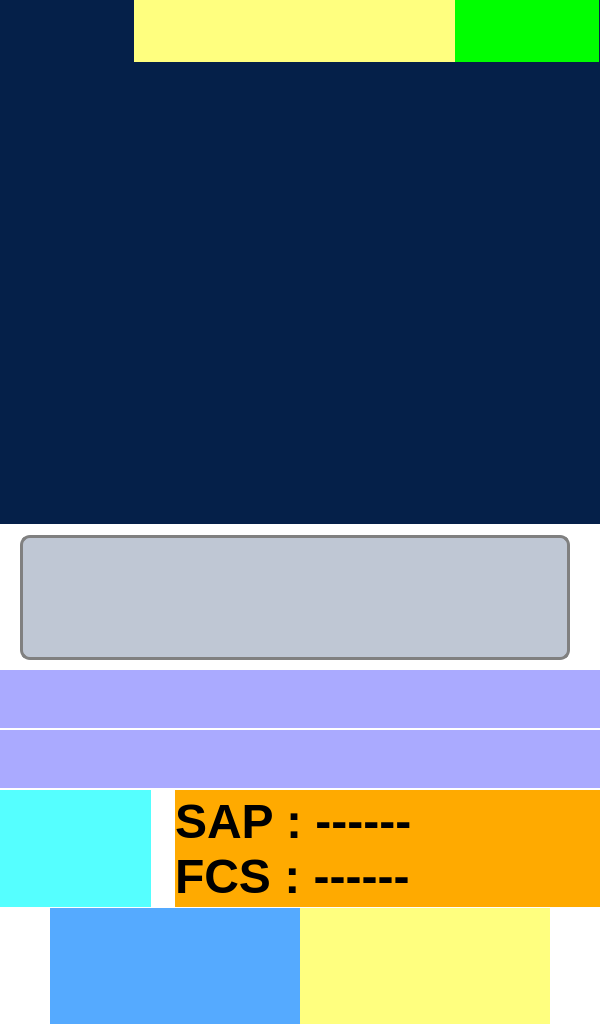
<?xml version="1.0" encoding="UTF-8"?>
<ui version="4.0">
 <class>Dialog</class>
 <widget class="QDialog" name="Dialog">
  <property name="geometry">
   <rect>
    <x>0</x>
    <y>0</y>
    <width>600</width>
    <height>1024</height>
   </rect>
  </property>
  <property name="palette">
   <palette>
    <active>
     <colorrole role="WindowText">
      <brush brushstyle="SolidPattern">
       <color alpha="255">
        <red>230</red>
        <green>233</green>
        <blue>237</blue>
       </color>
      </brush>
     </colorrole>
     <colorrole role="Button">
      <brush brushstyle="SolidPattern">
       <color alpha="255">
        <red>5</red>
        <green>32</green>
        <blue>73</blue>
       </color>
      </brush>
     </colorrole>
     <colorrole role="Light">
      <brush brushstyle="SolidPattern">
       <color alpha="255">
        <red>255</red>
        <green>255</green>
        <blue>255</blue>
       </color>
      </brush>
     </colorrole>
     <colorrole role="Midlight">
      <brush brushstyle="SolidPattern">
       <color alpha="255">
        <red>229</red>
        <green>229</green>
        <blue>229</blue>
       </color>
      </brush>
     </colorrole>
     <colorrole role="Dark">
      <brush brushstyle="SolidPattern">
       <color alpha="255">
        <red>102</red>
        <green>102</green>
        <blue>102</blue>
       </color>
      </brush>
     </colorrole>
     <colorrole role="Mid">
      <brush brushstyle="SolidPattern">
       <color alpha="255">
        <red>136</red>
        <green>136</green>
        <blue>136</blue>
       </color>
      </brush>
     </colorrole>
     <colorrole role="Text">
      <brush brushstyle="SolidPattern">
       <color alpha="255">
        <red>230</red>
        <green>233</green>
        <blue>237</blue>
       </color>
      </brush>
     </colorrole>
     <colorrole role="BrightText">
      <brush brushstyle="SolidPattern">
       <color alpha="255">
        <red>255</red>
        <green>255</green>
        <blue>255</blue>
       </color>
      </brush>
     </colorrole>
     <colorrole role="ButtonText">
      <brush brushstyle="SolidPattern">
       <color alpha="255">
        <red>230</red>
        <green>233</green>
        <blue>237</blue>
       </color>
      </brush>
     </colorrole>
     <colorrole role="Base">
      <brush brushstyle="SolidPattern">
       <color alpha="255">
        <red>5</red>
        <green>32</green>
        <blue>73</blue>
       </color>
      </brush>
     </colorrole>
     <colorrole role="Window">
      <brush brushstyle="SolidPattern">
       <color alpha="255">
        <red>5</red>
        <green>32</green>
        <blue>73</blue>
       </color>
      </brush>
     </colorrole>
     <colorrole role="Shadow">
      <brush brushstyle="SolidPattern">
       <color alpha="255">
        <red>0</red>
        <green>0</green>
        <blue>0</blue>
       </color>
      </brush>
     </colorrole>
     <colorrole role="AlternateBase">
      <brush brushstyle="SolidPattern">
       <color alpha="255">
        <red>229</red>
        <green>229</green>
        <blue>229</blue>
       </color>
      </brush>
     </colorrole>
     <colorrole role="ToolTipBase">
      <brush brushstyle="SolidPattern">
       <color alpha="255">
        <red>255</red>
        <green>255</green>
        <blue>220</blue>
       </color>
      </brush>
     </colorrole>
     <colorrole role="ToolTipText">
      <brush brushstyle="SolidPattern">
       <color alpha="255">
        <red>0</red>
        <green>0</green>
        <blue>0</blue>
       </color>
      </brush>
     </colorrole>
    </active>
    <inactive>
     <colorrole role="WindowText">
      <brush brushstyle="SolidPattern">
       <color alpha="255">
        <red>230</red>
        <green>233</green>
        <blue>237</blue>
       </color>
      </brush>
     </colorrole>
     <colorrole role="Button">
      <brush brushstyle="SolidPattern">
       <color alpha="255">
        <red>5</red>
        <green>32</green>
        <blue>73</blue>
       </color>
      </brush>
     </colorrole>
     <colorrole role="Light">
      <brush brushstyle="SolidPattern">
       <color alpha="255">
        <red>255</red>
        <green>255</green>
        <blue>255</blue>
       </color>
      </brush>
     </colorrole>
     <colorrole role="Midlight">
      <brush brushstyle="SolidPattern">
       <color alpha="255">
        <red>229</red>
        <green>229</green>
        <blue>229</blue>
       </color>
      </brush>
     </colorrole>
     <colorrole role="Dark">
      <brush brushstyle="SolidPattern">
       <color alpha="255">
        <red>102</red>
        <green>102</green>
        <blue>102</blue>
       </color>
      </brush>
     </colorrole>
     <colorrole role="Mid">
      <brush brushstyle="SolidPattern">
       <color alpha="255">
        <red>136</red>
        <green>136</green>
        <blue>136</blue>
       </color>
      </brush>
     </colorrole>
     <colorrole role="Text">
      <brush brushstyle="SolidPattern">
       <color alpha="255">
        <red>230</red>
        <green>233</green>
        <blue>237</blue>
       </color>
      </brush>
     </colorrole>
     <colorrole role="BrightText">
      <brush brushstyle="SolidPattern">
       <color alpha="255">
        <red>255</red>
        <green>255</green>
        <blue>255</blue>
       </color>
      </brush>
     </colorrole>
     <colorrole role="ButtonText">
      <brush brushstyle="SolidPattern">
       <color alpha="255">
        <red>230</red>
        <green>233</green>
        <blue>237</blue>
       </color>
      </brush>
     </colorrole>
     <colorrole role="Base">
      <brush brushstyle="SolidPattern">
       <color alpha="255">
        <red>5</red>
        <green>32</green>
        <blue>73</blue>
       </color>
      </brush>
     </colorrole>
     <colorrole role="Window">
      <brush brushstyle="SolidPattern">
       <color alpha="255">
        <red>5</red>
        <green>32</green>
        <blue>73</blue>
       </color>
      </brush>
     </colorrole>
     <colorrole role="Shadow">
      <brush brushstyle="SolidPattern">
       <color alpha="255">
        <red>0</red>
        <green>0</green>
        <blue>0</blue>
       </color>
      </brush>
     </colorrole>
     <colorrole role="AlternateBase">
      <brush brushstyle="SolidPattern">
       <color alpha="255">
        <red>229</red>
        <green>229</green>
        <blue>229</blue>
       </color>
      </brush>
     </colorrole>
     <colorrole role="ToolTipBase">
      <brush brushstyle="SolidPattern">
       <color alpha="255">
        <red>255</red>
        <green>255</green>
        <blue>220</blue>
       </color>
      </brush>
     </colorrole>
     <colorrole role="ToolTipText">
      <brush brushstyle="SolidPattern">
       <color alpha="255">
        <red>0</red>
        <green>0</green>
        <blue>0</blue>
       </color>
      </brush>
     </colorrole>
    </inactive>
    <disabled>
     <colorrole role="WindowText">
      <brush brushstyle="SolidPattern">
       <color alpha="255">
        <red>230</red>
        <green>233</green>
        <blue>237</blue>
       </color>
      </brush>
     </colorrole>
     <colorrole role="Button">
      <brush brushstyle="SolidPattern">
       <color alpha="255">
        <red>5</red>
        <green>32</green>
        <blue>73</blue>
       </color>
      </brush>
     </colorrole>
     <colorrole role="Light">
      <brush brushstyle="SolidPattern">
       <color alpha="255">
        <red>255</red>
        <green>255</green>
        <blue>255</blue>
       </color>
      </brush>
     </colorrole>
     <colorrole role="Midlight">
      <brush brushstyle="SolidPattern">
       <color alpha="255">
        <red>229</red>
        <green>229</green>
        <blue>229</blue>
       </color>
      </brush>
     </colorrole>
     <colorrole role="Dark">
      <brush brushstyle="SolidPattern">
       <color alpha="255">
        <red>102</red>
        <green>102</green>
        <blue>102</blue>
       </color>
      </brush>
     </colorrole>
     <colorrole role="Mid">
      <brush brushstyle="SolidPattern">
       <color alpha="255">
        <red>136</red>
        <green>136</green>
        <blue>136</blue>
       </color>
      </brush>
     </colorrole>
     <colorrole role="Text">
      <brush brushstyle="SolidPattern">
       <color alpha="255">
        <red>230</red>
        <green>233</green>
        <blue>237</blue>
       </color>
      </brush>
     </colorrole>
     <colorrole role="BrightText">
      <brush brushstyle="SolidPattern">
       <color alpha="255">
        <red>255</red>
        <green>255</green>
        <blue>255</blue>
       </color>
      </brush>
     </colorrole>
     <colorrole role="ButtonText">
      <brush brushstyle="SolidPattern">
       <color alpha="255">
        <red>230</red>
        <green>233</green>
        <blue>237</blue>
       </color>
      </brush>
     </colorrole>
     <colorrole role="Base">
      <brush brushstyle="SolidPattern">
       <color alpha="255">
        <red>5</red>
        <green>32</green>
        <blue>73</blue>
       </color>
      </brush>
     </colorrole>
     <colorrole role="Window">
      <brush brushstyle="SolidPattern">
       <color alpha="255">
        <red>5</red>
        <green>32</green>
        <blue>73</blue>
       </color>
      </brush>
     </colorrole>
     <colorrole role="Shadow">
      <brush brushstyle="SolidPattern">
       <color alpha="255">
        <red>0</red>
        <green>0</green>
        <blue>0</blue>
       </color>
      </brush>
     </colorrole>
     <colorrole role="AlternateBase">
      <brush brushstyle="SolidPattern">
       <color alpha="255">
        <red>204</red>
        <green>204</green>
        <blue>204</blue>
       </color>
      </brush>
     </colorrole>
     <colorrole role="ToolTipBase">
      <brush brushstyle="SolidPattern">
       <color alpha="255">
        <red>255</red>
        <green>255</green>
        <blue>220</blue>
       </color>
      </brush>
     </colorrole>
     <colorrole role="ToolTipText">
      <brush brushstyle="SolidPattern">
       <color alpha="255">
        <red>0</red>
        <green>0</green>
        <blue>0</blue>
       </color>
      </brush>
     </colorrole>
    </disabled>
   </palette>
  </property>
  <property name="font">
   <font>
    <family>MS Shell Dlg 2</family>
    <pointsize>12</pointsize>
    <weight>75</weight>
    <bold>true</bold>
   </font>
  </property>
  <property name="cursor">
   <cursorShape>CrossCursor</cursorShape>
  </property>
  <property name="windowTitle">
   <string>GUI_AccessCTRL</string>
  </property>
  <property name="autoFillBackground">
   <bool>false</bool>
  </property>
  <property name="styleSheet">
   <string notr="true">background-color: #052049;
color: #e6e9ed;</string>
  </property>
  <widget class="QLabel" name="label_2">
   <property name="geometry">
    <rect>
     <x>455</x>
     <y>0</y>
     <width>144</width>
     <height>62</height>
    </rect>
   </property>
   <property name="styleSheet">
    <string notr="true">background-color: rgb(0, 255, 0);</string>
   </property>
   <property name="text">
    <string/>
   </property>
   <property name="scaledContents">
    <bool>true</bool>
   </property>
   <property name="alignment">
    <set>Qt::AlignCenter</set>
   </property>
  </widget>
  <widget class="QLabel" name="label_4">
   <property name="geometry">
    <rect>
     <x>20</x>
     <y>535</y>
     <width>550</width>
     <height>125</height>
    </rect>
   </property>
   <property name="font">
    <font>
     <pointsize>24</pointsize>
     <weight>75</weight>
     <bold>true</bold>
    </font>
   </property>
   <property name="styleSheet">
    <string notr="true">background-color: rgb(191, 199, 212);
border: 3px solid grey;
border-radius: 10px;
color: solid grey;</string>
   </property>
   <property name="text">
    <string/>
   </property>
   <property name="alignment">
    <set>Qt::AlignCenter</set>
   </property>
  </widget>
  <widget class="QLabel" name="label_5">
   <property name="geometry">
    <rect>
     <x>0</x>
     <y>790</y>
     <width>151</width>
     <height>117</height>
    </rect>
   </property>
   <property name="styleSheet">
    <string notr="true">background-color: rgb(85, 255, 255);</string>
   </property>
   <property name="text">
    <string/>
   </property>
   <property name="alignment">
    <set>Qt::AlignRight|Qt::AlignTrailing|Qt::AlignVCenter</set>
   </property>
  </widget>
  <widget class="QLabel" name="label_6">
   <property name="geometry">
    <rect>
     <x>300</x>
     <y>908</y>
     <width>250</width>
     <height>116</height>
    </rect>
   </property>
   <property name="styleSheet">
    <string notr="true">background-color: rgb(255, 255, 127);</string>
   </property>
   <property name="text">
    <string/>
   </property>
   <property name="alignment">
    <set>Qt::AlignCenter</set>
   </property>
  </widget>
  <widget class="QLabel" name="label_7">
   <property name="geometry">
    <rect>
     <x>50</x>
     <y>908</y>
     <width>250</width>
     <height>116</height>
    </rect>
   </property>
   <property name="styleSheet">
    <string notr="true">background-color: rgb(85, 170, 255);</string>
   </property>
   <property name="text">
    <string/>
   </property>
   <property name="alignment">
    <set>Qt::AlignCenter</set>
   </property>
   <property name="margin">
    <number>0</number>
   </property>
  </widget>
  <widget class="QLabel" name="label_10">
   <property name="geometry">
    <rect>
     <x>0</x>
     <y>524</y>
     <width>600</width>
     <height>500</height>
    </rect>
   </property>
   <property name="styleSheet">
    <string notr="true">background-color: rgb(255, 255, 255);</string>
   </property>
   <property name="text">
    <string/>
   </property>
   <property name="pixmap">
    <pixmap>resources/fondo1.png</pixmap>
   </property>
   <property name="alignment">
    <set>Qt::AlignRight|Qt::AlignTop|Qt::AlignTrailing</set>
   </property>
  </widget>
  <widget class="QLabel" name="label_12">
   <property name="geometry">
    <rect>
     <x>134</x>
     <y>0</y>
     <width>321</width>
     <height>62</height>
    </rect>
   </property>
   <property name="font">
    <font>
     <pointsize>20</pointsize>
     <weight>75</weight>
     <bold>true</bold>
    </font>
   </property>
   <property name="styleSheet">
    <string notr="true">background-color: rgb(255, 255, 127);</string>
   </property>
   <property name="text">
    <string/>
   </property>
   <property name="alignment">
    <set>Qt::AlignCenter</set>
   </property>
   <property name="indent">
    <number>3</number>
   </property>
  </widget>
  <widget class="QLabel" name="label_13">
   <property name="geometry">
    <rect>
     <x>175</x>
     <y>790</y>
     <width>425</width>
     <height>117</height>
    </rect>
   </property>
   <property name="font">
    <font>
     <pointsize>36</pointsize>
     <weight>75</weight>
     <bold>true</bold>
    </font>
   </property>
   <property name="styleSheet">
    <string notr="true">background-color: rgb(255, 170, 0);
color: rgb(0, 0, 0);</string>
   </property>
   <property name="text">
    <string>SAP : ------
FCS : ------</string>
   </property>
   <property name="margin">
    <number>0</number>
   </property>
  </widget>
  <widget class="QLabel" name="label_14">
   <property name="geometry">
    <rect>
     <x>5</x>
     <y>0</y>
     <width>131</width>
     <height>62</height>
    </rect>
   </property>
   <property name="styleSheet">
    <string notr="true">background-color: transparent;</string>
   </property>
   <property name="text">
    <string/>
   </property>
   <property name="pixmap">
    <pixmap>resources/LOGO BIOACCESO.png</pixmap>
   </property>
   <property name="scaledContents">
    <bool>true</bool>
   </property>
   <property name="alignment">
    <set>Qt::AlignCenter</set>
   </property>
  </widget>
  <widget class="QLabel" name="label_11">
   <property name="geometry">
    <rect>
     <x>0</x>
     <y>670</y>
     <width>600</width>
     <height>58</height>
    </rect>
   </property>
   <property name="font">
    <font>
     <pointsize>36</pointsize>
     <weight>75</weight>
     <bold>true</bold>
    </font>
   </property>
   <property name="styleSheet">
    <string notr="true">background-color: rgb(170, 170, 255);</string>
   </property>
   <property name="text">
    <string/>
   </property>
   <property name="alignment">
    <set>Qt::AlignCenter</set>
   </property>
  </widget>
  <widget class="QLabel" name="label_15">
   <property name="geometry">
    <rect>
     <x>0</x>
     <y>730</y>
     <width>600</width>
     <height>58</height>
    </rect>
   </property>
   <property name="font">
    <font>
     <pointsize>36</pointsize>
     <weight>75</weight>
     <bold>true</bold>
    </font>
   </property>
   <property name="styleSheet">
    <string notr="true">background-color: rgb(170, 170, 255);</string>
   </property>
   <property name="text">
    <string/>
   </property>
   <property name="alignment">
    <set>Qt::AlignCenter</set>
   </property>
  </widget>
  <widget class="QLabel" name="label_Step1">
   <property name="enabled">
    <bool>false</bool>
   </property>
   <property name="geometry">
    <rect>
     <x>30</x>
     <y>670</y>
     <width>121</width>
     <height>117</height>
    </rect>
   </property>
   <property name="styleSheet">
    <string notr="true">background-color: transparent;</string>
   </property>
   <property name="text">
    <string/>
   </property>
   <property name="pixmap">
    <pixmap>resources/Step_1a.png</pixmap>
   </property>
   <property name="scaledContents">
    <bool>true</bool>
   </property>
   <property name="alignment">
    <set>Qt::AlignCenter</set>
   </property>
  </widget>
  <widget class="QLabel" name="label_Step2">
   <property name="geometry">
    <rect>
     <x>170</x>
     <y>670</y>
     <width>121</width>
     <height>117</height>
    </rect>
   </property>
   <property name="styleSheet">
    <string notr="true">background-color: transparent;</string>
   </property>
   <property name="text">
    <string/>
   </property>
   <property name="pixmap">
    <pixmap>resources/Step_2a.png</pixmap>
   </property>
   <property name="scaledContents">
    <bool>true</bool>
   </property>
   <property name="alignment">
    <set>Qt::AlignCenter</set>
   </property>
  </widget>
  <widget class="QLabel" name="label_Step3">
   <property name="geometry">
    <rect>
     <x>310</x>
     <y>670</y>
     <width>121</width>
     <height>117</height>
    </rect>
   </property>
   <property name="styleSheet">
    <string notr="true">background-color: transparent;</string>
   </property>
   <property name="text">
    <string/>
   </property>
   <property name="pixmap">
    <pixmap>resources/Step_3a.png</pixmap>
   </property>
   <property name="scaledContents">
    <bool>true</bool>
   </property>
   <property name="alignment">
    <set>Qt::AlignCenter</set>
   </property>
  </widget>
  <widget class="QLabel" name="label_Step4">
   <property name="geometry">
    <rect>
     <x>450</x>
     <y>670</y>
     <width>121</width>
     <height>117</height>
    </rect>
   </property>
   <property name="styleSheet">
    <string notr="true">background-color: transparent;</string>
   </property>
   <property name="text">
    <string/>
   </property>
   <property name="pixmap">
    <pixmap>resources/Step_4a.png</pixmap>
   </property>
   <property name="scaledContents">
    <bool>true</bool>
   </property>
   <property name="alignment">
    <set>Qt::AlignCenter</set>
   </property>
  </widget>
  <zorder>label_14</zorder>
  <zorder>label_10</zorder>
  <zorder>label_2</zorder>
  <zorder>label_4</zorder>
  <zorder>label_5</zorder>
  <zorder>label_6</zorder>
  <zorder>label_7</zorder>
  <zorder>label_12</zorder>
  <zorder>label_13</zorder>
  <zorder>label_11</zorder>
  <zorder>label_15</zorder>
  <zorder>label_Step1</zorder>
  <zorder>label_Step2</zorder>
  <zorder>label_Step3</zorder>
  <zorder>label_Step4</zorder>
 </widget>
 <resources/>
 <connections/>
</ui>
